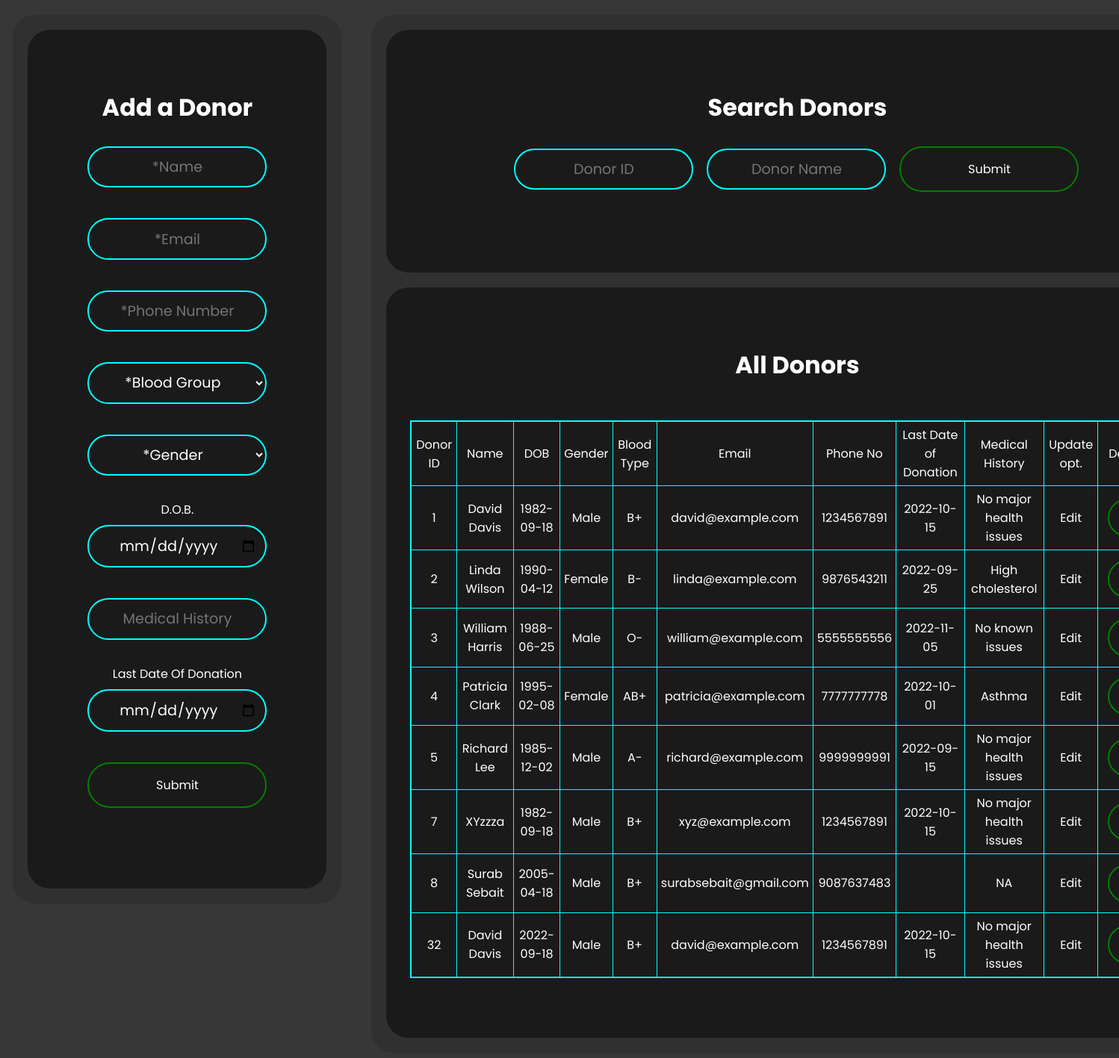
The app's page /Donor_admin.php with its own data.
### tables this page shows
CREATE TABLE Donor ( D_ID INT PRIMARY KEY AUTO_INCREMENT, D_Name VARCHAR(120) NOT NULL,
					 D_DoB DATE NOT NULL, D_Gender VARCHAR(20) NOT NULL, D_Blood_Type VARCHAR(20) NOT NULL,
                     D_Email VARCHAR(120) NOT NULL, D_Phone_No BIGINT NOT NULL,
                     Last_Date_of_Donation DATE DEFAULT NULL, Medical_History VARCHAR(150) DEFAULT NULL);

### Donor_admin.php (the view, shortened to what this page needs)
<!DOCTYPE html>
<html lang="en">
     <head>
          <link rel="stylesheet" href="styles.css">
          <link rel="stylesheet" href="home-nav.css">
     </head>
     <body>
     <div class="leftContainer">
          <div class="add">
               <h1>Add a Donor</h1>
               <form method="POST">
                    <div class="form">
                         <input type="text" placeholder="*Name" name='dName' id="dName" required /><br>
                         <input type="email" placeholder="*Email" name='dEmail' id="dEmail" required /><br>
                         <input type="tel" placeholder="*Phone Number" name='dPhone' id="dPhone" required /><br>
                         <select id="dropdown" name="dGroup" required>
                         <option value="" disabled selected>*Blood Group</option>
                         </select><br>
                         <select id="dropdown" name="dGend" required>
                              <option value="" disabled selected>*Gender</option>
                         </select><br>
                         <label for="inp">D.O.B.</label>
                         <input type="date" name='dDOB' id="dDOB" required /><br>
                         <input type="text" placeholder="Medical History" name='dHist' id="dHist" /><br>
                         <label for="inp">Last Date Of Donation</label>
                         <input type = "date" placeholder = "Last Donation Date" name = 'lDOD'/><br>
                         <input type="submit" name='submitDonor' class="submitBtn" />
                    </div>
               </form>
          </div>
     </div>
          <div class = "rightContainer">
               <div class = "search">
                    <h1>Search Donors</h1>
                    <form method = "POST">
                         <div class = "form" id = "searchInput">
                              <input type = "text" placeholder = "Donor ID" name = "D_ID" id = "D_ID" />
                              <input type = "text" placeholder = "Donor Name" name = "D_Name" id = "D_Name" />
                              <input type = "Submit" name = "searchDonor" class = "submitBtn" />
                         </div>
                    </form>
               </div>
               <div class = "view">
               <h1>All Donors</h1>
               <?php
                    $conn = mysqli_connect('localhost:3325', 'surab', 'neel', 'BloodBank');
                    $query = "SELECT * FROM Donor";
                    if ($result = $conn->query($query))
                    {
                        echo '<br><br>';
                        echo '<table border = "1">'."\n";
                        echo '<tr><td>';
                        echo 'Donor ID';
                        echo '</td><td>';
                        echo 'Name';
                        echo '</td><td>';
                        echo 'DOB';
                        echo '</td><td>';
                        echo 'Gender';
                        echo '</td><td>';
                        echo 'Blood Type';
                        echo '</td><td>';
                        echo 'Email';
                        echo '</td><td>';
                        echo 'Phone No';
                        echo '</td><td>';
                        echo 'Last Date of Donation';
                        echo '</td><td>';
                        echo 'Medical History';
                        echo '</td><td>';
                        echo 'Update opt.';
                        echo '</td><td>';
                        echo 'Delete opt.';
                        echo '</td></tr>';
                        while ($row = $result->fetch_assoc())
                        {
                            echo "<tr><td>";
                            echo $row['D_ID'];
                            echo "</td><td>";
                            echo $row['D_Name'];
                            echo "</td><td>";
                            echo $row['D_DoB'];
                            echo "</td><td>";
                            echo $row['D_Gender'];
                            echo "</td><td>";
                            echo $row['D_Blood_Type'];
                            echo "</td><td>";
                            echo $row['D_Email'];
                            echo "</td><td>";
                            echo $row['D_Phone_No'];
                            echo "</td><td>";
                            echo $row['Last_Date_of_Donation'];
                            echo "</td><td>";
                            echo $row['Medical_History'];
                            echo "</td><td>";
                            echo ('<a href="Donor_update.php?D_ID='.$row['D_ID'].'">Edit</a>');
                            echo "</td><td>";
                            echo ('<form method = "POST">');
                            echo ('<input type="submit" name= "delete" value="Delete" class = "deleteBtn">');
                            echo ('</form>');
                            echo "</td></tr>";
                        }
                        echo "</table>\n";
                    }
               ?>
          </div>
          </div>
     </body>
</html>

### styles.css (style rules this page uses)
* { margin: 0; padding: 0; box-sizing: border-box; font-family: 'Poppins', sans-serif; }
body { display: flex; justify-content: center; align-items: left; width: 100%; background-color: #373737; }
div { margin: 20px; }
h1 { color: white; display: flex; justify-content: center; align-items: left; }
a:link { text-decoration: none; color: white; }
.leftContainer { position:sticky; width: auto; height: 100%; background-color: #303030; border-radius: 30px; }
.rightContainer { width: auto; background-color: #303030; border-radius: 30px; height: 100%; }
.add { font-size: 1rem; float: left; display: flex; justify-content: center; align-items: center; flex-direction: column; background-color: #1A1A1A; color: white; width: 400px; height: auto; border-radius: 30px; padding: 5em 2rem; position: sticky; top: 40px; }
.search { font-size: 1rem; float: left; display: flex; justify-content: center; align-items: center; flex-direction: column; background-color: #1A1A1A; color: white; width: 1100px; border-radius: 30px; padding: 5em 2rem; }
#searchInput { display: flex; flex-direction: row; justify-content: space-between; align-items: center; }
#searchInput input { margin-right: 10px; }
.view { font-size: 1rem; clear: left; display: flex; justify-content: center; align-items: center; flex-direction: column; background-color: #1A1A1A; color: white; width: 1100px; border-radius: 30px; padding: 5em 2rem; }
input, select { text-align: center; border: 2px solid cyan; margin: 0.5rem; color: white; background: transparent; padding: 0.7rem; border-radius: 3rem; width: 15rem; font-size: 1.2rem; outline: none; transition: all .2s ease-in-out; }
option { color: black; }
table { border: 2px solid cyan; border-collapse: collapse; color: white; }
td { padding: 5px; margin: 5px; text-align: center; }
.form { display: flex; justify-content: center; align-items: center; flex-direction: column; color: white; }
.submitBtn { background: transparent; border: 2px solid green; padding: 1rem 3rem; border-radius: 6rem; text-decoration: none; font-size: 1rem; color: white; cursor: pointer; transition: all .3s ease-in-out; }
.deleteBtn { justify-content: center; align-items: center; display: flex; background: transparent; border: 2px solid green; padding: 0.7rem 1rem; border-radius: 6rem; text-decoration: none; font-size: 1rem; color: white; cursor: pointer; transition: all .3s ease-in-out; width: auto; }

### home-nav.css (style rules this page uses)
* { margin: 0; padding: 0; box-sizing: border-box; font-family: 'Poppins', 'sans-serif'; }

### records on screen
donor: D_ID "1", D_Name "David Davis", D_DoB "1982-09-18", D_Gender "Male", D_Blood_Type "B+", D_Email "david@example.com", D_Phone_No "1234567891", Last_Date_of_Donation "2022-10-15", Medical_History "No major health issues"
donor: D_ID "2", D_Name "Linda Wilson", D_DoB "1990-04-12", D_Gender "Female", D_Blood_Type "B-", D_Email "linda@example.com", D_Phone_No "9876543211", Last_Date_of_Donation "2022-09-25", Medical_History "High cholesterol"
donor: D_ID "3", D_Name "William Harris", D_DoB "1988-06-25", D_Gender "Male", D_Blood_Type "O-", D_Email "william@example.com", D_Phone_No "5555555556", Last_Date_of_Donation "2022-11-05", Medical_History "No known issues"
donor: D_ID "4", D_Name "Patricia Clark", D_DoB "1995-02-08", D_Gender "Female", D_Blood_Type "AB+", D_Email "patricia@example.com", D_Phone_No "7777777778", Last_Date_of_Donation "2022-10-01", Medical_History "Asthma"
donor: D_ID "5", D_Name "Richard Lee", D_DoB "1985-12-02", D_Gender "Male", D_Blood_Type "A-", D_Email "richard@example.com", D_Phone_No "9999999991", Last_Date_of_Donation "2022-09-15", Medical_History "No major health issues"
donor: D_ID "7", D_Name "XYzzza", D_DoB "1982-09-18", D_Gender "Male", D_Blood_Type "B+", D_Email "xyz@example.com", D_Phone_No "1234567891", Last_Date_of_Donation "2022-10-15", Medical_History "No major health issues"
donor: D_ID "8", D_Name "Surab Sebait", D_DoB "2005-04-18", D_Gender "Male", D_Blood_Type "B+", D_Email "surabsebait@gmail.com", D_Phone_No "9087637483", Medical_History "NA"
donor: D_ID "32", D_Name "David Davis", D_DoB "2022-09-18", D_Gender "Male", D_Blood_Type "B+", D_Email "david@example.com", D_Phone_No "1234567891", Last_Date_of_Donation "2022-10-15", Medical_History "No major health issues"
